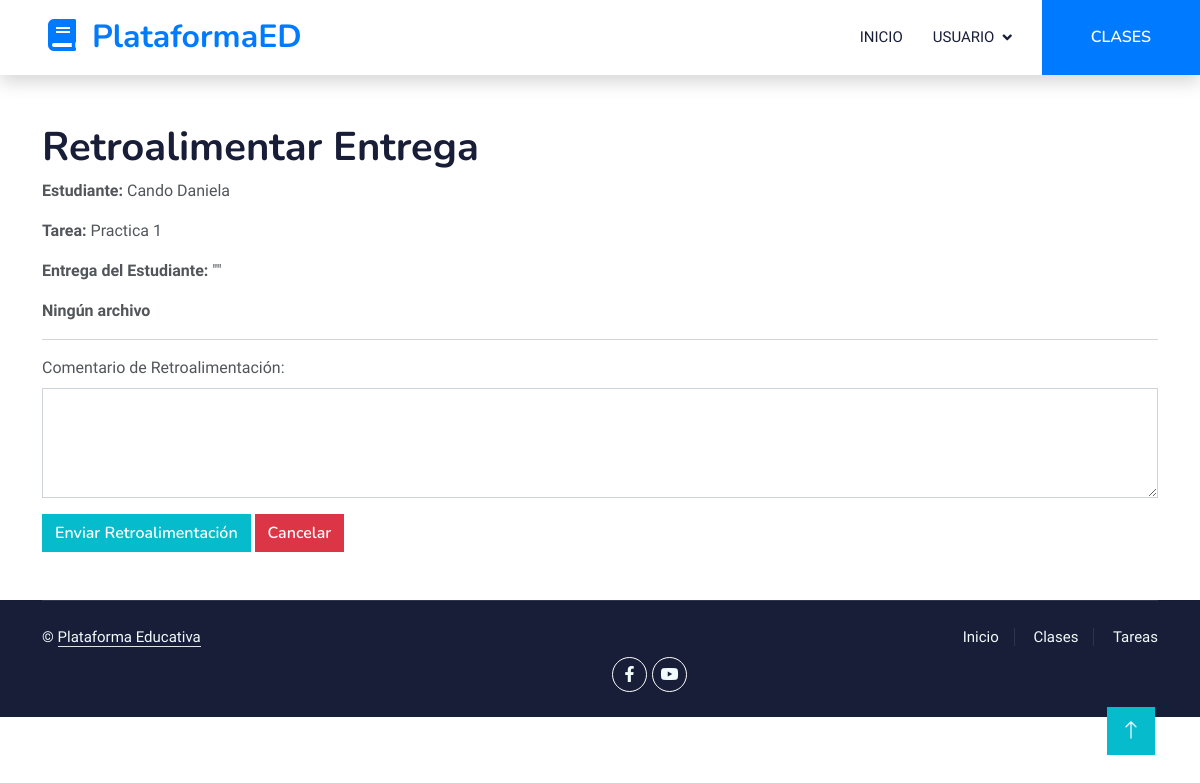
The app's page /retroalimentar/12/ (signed in) with its own data.
### Aplicaciones/Clase/models.py (models this page shows, shortened)
class Entrega(models.Model):
    id = models.AutoField(primary_key=True)
    tarea = models.ForeignKey(Tarea, on_delete=models.CASCADE, related_name="entregas")
    estudiante = models.ForeignKey(CustomUser, on_delete=models.CASCADE, limit_choices_to={'es_maestro': False}, related_name="entregas")
    archivo = models.FileField(upload_to="entregas/")
    comentario = models.TextField(blank=True, null=True)
    fecha_entrega = models.DateTimeField(auto_now_add=True)

class CustomUser(AbstractUser):
    es_maestro = models.BooleanField(default=False)

class Tarea(models.Model):
    id = models.AutoField(primary_key=True)
    clase = models.ForeignKey(Clase, on_delete=models.CASCADE, related_name="tareas")
    titulo = models.CharField(max_length=255)
    descripcion = models.TextField()
    fecha_entrega = models.DateField()

### Aplicaciones/Clase/views.py (the view, shortened to what this page needs)
# urls.py: path('retroalimentar/<int:entrega_id>/', views.retroalimentarEntrega, name='retroalimentarEntrega'),
@login_required
def retroalimentarEntrega(request, entrega_id):
    if not request.user.es_maestro:
        return HttpResponseForbidden("Solo los maestros pueden retroalimentar entregas.")
    entrega = get_object_or_404(Entrega, id=entrega_id)
    return render(request, "retroalimentarEntrega.html", {"entrega": entrega})

### Aplicaciones/Clase/templates/retroalimentarEntrega.html (shortened to what this page needs)
{% extends "./plantilla.html" %}
{% block body %}
<div class="container mt-5">
    <h1>Retroalimentar Entrega</h1>
    <p><strong>Estudiante: </strong>{{ entrega.estudiante.last_name }} {{ entrega.estudiante.first_name }}</p>
    <p><strong>Tarea:</strong> {{ entrega.tarea.titulo }}</p>
    <p><strong>Entrega del Estudiante:</strong> {{ entrega.comentario|default:"Sin comentario" }}</p>
    {% if entrega.archivo %}
        <b style="color:rgb(111, 112, 112)">Ver:</b>&nbsp;<a href="{{ entrega.archivo.url }}" target="_blank">{{ entrega.archivo.name }}</a>
        <p><a href="{{ entrega.archivo.url }}" download class="btn btn-warning btn-sm">Descargar</a>
    {% else %}
        <b>Ningún archivo</b>
    {% endif %}
    <hr>
    <form method="post" id="frm_creat_retro">
        <div class="mb-3">
            <label for="retroalimentacion" class="form-label">Comentario de Retroalimentación:</label>
            <textarea name="retroalimentacion" id="retroalimentacion" class="form-control" rows="4" required></textarea>
        </div>
        <button type="submit" class="btn btn-primary">Enviar Retroalimentación</button>
        <a href="{% url 'detalleTarea' entrega.tarea.id %}" class="btn btn-danger">Cancelar</a>
    </form>
</div>
<br><br>
{% endblock %}

### plataforma/static/plantilla/elearning/css/style.css (style rules this page uses)
:root { --primary: #007bff; --light: #F0FBFC; --dark: #181d38; }
.btn { font-family: 'Nunito', sans-serif; font-weight: 600; transition: .5s; }
.btn.btn-primary, .btn.btn-secondary { color: #FFFFFF; }

### records on screen
Entrega: estudiante.last_name "Cando", estudiante.first_name "Daniela", tarea.titulo "Practica 1", comentario "\"\""
